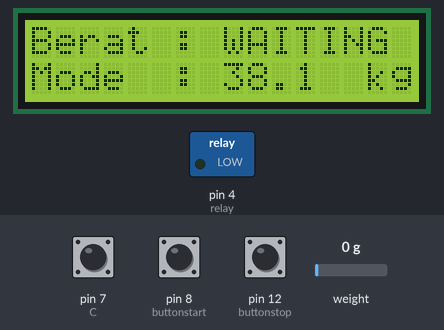
Bench run of a sketch on a simulated Arduino Uno, built with avr-gcc and run on an emulated ATmega328P. Shown: 16×2 character LCD, switched loads named in the sketch (green lamp = pin HIGH). The inputs (shaded band) are chosen by the test bench; at power-on: pin 8 (buttonstart) HIGH, pin 12 (buttonstop) HIGH, weight on the scale 0 g, pin 7 (C) HIGH. What the sketch prints to the serial monitor is not drawn.

Above: at 3.2 s.
3.3 s: pin 8 (buttonstart) pulled LOW for 0.15 s
At 4.1 s:
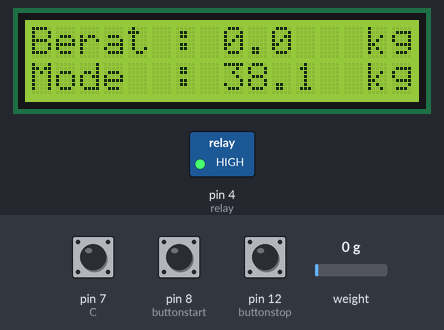
5.0 s: pin 12 (buttonstop) pulled LOW for 0.15 s
At 5.11 s:
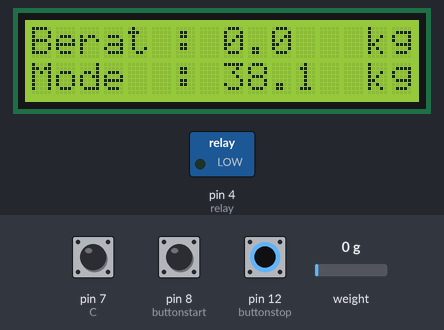
8.1 s: pin 8 (buttonstart) pulled LOW for 1 s
At 8.15 s:
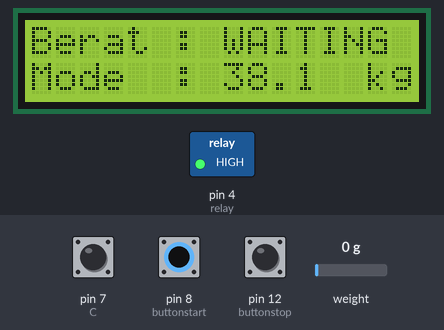
10.6 s: weight on the scale set to 100 g
At 11.6 s:
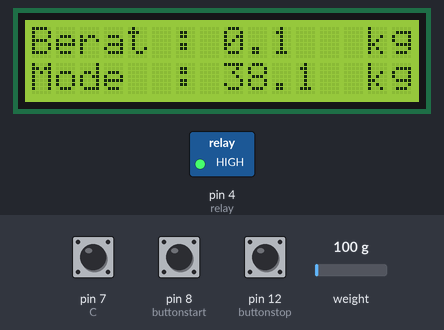
12.2 s: weight on the scale set to 1250 g
At 12.6 s:
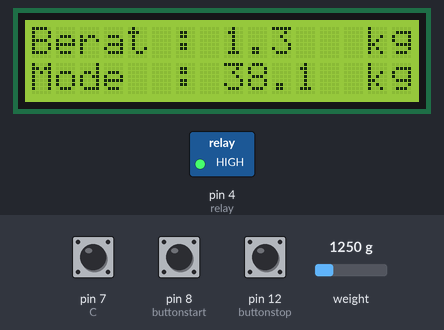
Timing chart, 0 to 14.8 s (numbered marks = the images above; inputs shaded):
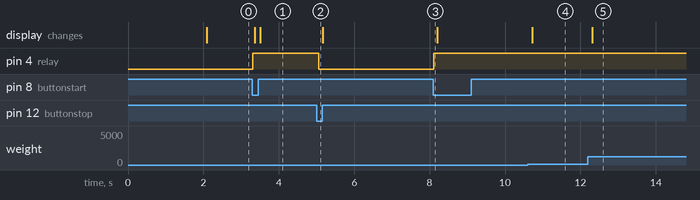

Measured:
- after the input at 3.3 s, pin 4 (relay): LOW → HIGH at once; the display: first changes after 0.07 s (image 1 shows a later state)
- after the input at 5.0 s, pin 4 (relay): HIGH → LOW after 0.07 s
- after the input at 8.1 s, pin 4 (relay): LOW → HIGH at once
- after the input at 10.6 s, the display: changes after 0.12 s (image 4)
- after the input at 12.2 s, the display: changes after 0.12 s (image 5)

The sketch:

cementFlow_cutoffSystem.ino
```cpp
#include <HX711.h>
#include <Wire.h>
#include <LiquidCrystal_I2C.h>
//loadcell
#define CLK  2
#define DOUT  3
//relay
#define relay 4
//rotary encoder
#define SW 5
#define DT 6
#define C 7
//button
#define buttonstart 8
#define buttonstop 12
LiquidCrystal_I2C lcd(0x27 , 2, 1, 0, 4, 5, 6, 7, 3, POSITIVE);
//sda LCD = A4
//scl LCD = A5
HX711 myLoadCell;

int state = 0;
float calibration = 12525; //Kalibrasi di sini
float units;
static char massa[6];
int counter = 0;
float angle = 38.1;
int currentStateCLK;
int lastStateCLK;
unsigned long lastButtonPress = 0;
unsigned long start_time, start_time2;


void setup() {
  Serial.begin(9600);

  //  relay
  pinMode(relay, OUTPUT);
  digitalWrite(relay, LOW);

  //  button
  pinMode(buttonstart, INPUT_PULLUP);
  pinMode(buttonstop, INPUT_PULLUP);

  //  rotary encoder
  pinMode(C, INPUT);
  pinMode(DT, INPUT);
  pinMode(SW, INPUT_PULLUP);
  lastStateCLK = digitalRead(C);

  //  loadcell
  myLoadCell.begin(DOUT, CLK);
  myLoadCell.set_scale();
  myLoadCell.tare();
  long zero_factor = myLoadCell.read_average();

  //  lcd
  lcd.begin(16, 2);
}


void loop() {
  switch (state) {
    case 0:
      rotary();
      if (digitalRead(buttonstart) == LOW) {
        digitalWrite(relay, HIGH);
        lcd.begin(16, 2);
        state = 1;
      }
      Serial.println(state);
      break;

    case 1:
      loadcell();
      if (units >= angle) {
        digitalWrite(relay, LOW); // relay nyala
        lcd.begin(16, 2);
        state = 0;
      }
      if (digitalRead(buttonstop) == LOW) {
        digitalWrite(relay, LOW); // relay nyala
        lcd.begin(16, 2);
        state = 0;
      }
      Serial.println(state);
      break;
  }

  if ((millis() - start_time) >= 100) {
    start_time = millis();
    tampilan();
    }
  }
void loadcell () {
  myLoadCell.set_scale(calibration);
  units = myLoadCell.get_units(), 1;
  if (units < 0)
  {
    units = 0.00;
  }
  Serial.print("Berat: ");
  Serial.print(units);
  Serial.println(" gr");
  dtostrf(units, -5, 1, massa);
}

void rotary() {
  currentStateCLK = digitalRead(C);
  if (currentStateCLK != lastStateCLK) {
    if (digitalRead(DT) != currentStateCLK) {
      counter ++;
      angle = angle + 0.05;
    }
    else {
      counter --;
      angle = angle - 0.05;
    }
    if (counter >= 30 ) {
      counter = 0;
    }
    Serial.print("Mode : ");
    Serial.println(angle);
  }
  lastStateCLK = currentStateCLK;
}

void tampilan() {
  switch (state) {
    case 0:
      lcd.setCursor(0, 0); lcd.print("Berat :");
      lcd.setCursor(8, 0);
      lcd.print("WAITING ");
      lcd.setCursor(0, 1); lcd.print("Mode  :");
      lcd.setCursor(8, 1); lcd.print(angle, 1);
      lcd.setCursor(13, 1); lcd.print(" kg");
      break;
    case 1:
      lcd.setCursor(0, 0); lcd.print("Berat :");
      lcd.setCursor(8, 0); lcd.print(massa);
      lcd.setCursor(13, 0); lcd.print(" kg");
      lcd.setCursor(0, 1); lcd.print("Mode  :");
      lcd.setCursor(8, 1); lcd.print(angle, 1);
      lcd.setCursor(13, 1); lcd.print(" kg");
      break;
  }
}
```
